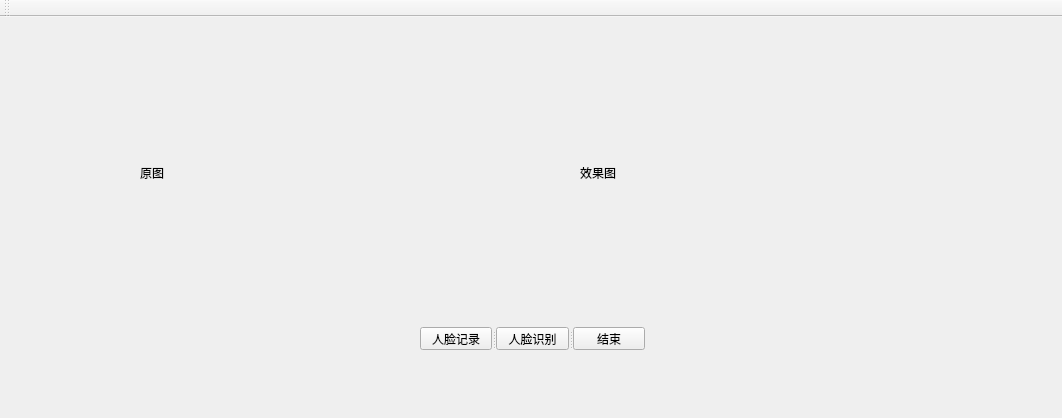
<?xml version="1.0" encoding="UTF-8"?>
<ui version="4.0">
 <class>testguiClass</class>
 <widget class="QMainWindow" name="testguiClass">
  <property name="geometry">
   <rect>
    <x>0</x>
    <y>0</y>
    <width>1062</width>
    <height>418</height>
   </rect>
  </property>
  <property name="windowTitle">
   <string>testgui</string>
  </property>
  <widget class="QWidget" name="centralWidget">
   <widget class="QLabel" name="pic_1">
    <property name="geometry">
     <rect>
      <x>140</x>
      <y>10</y>
      <width>361</width>
      <height>291</height>
     </rect>
    </property>
    <property name="text">
     <string>原图</string>
    </property>
   </widget>
   <widget class="QLabel" name="pic_2">
    <property name="geometry">
     <rect>
      <x>580</x>
      <y>10</y>
      <width>391</width>
      <height>291</height>
     </rect>
    </property>
    <property name="text">
     <string>效果图</string>
    </property>
   </widget>
   <widget class="QSplitter" name="splitter">
    <property name="geometry">
     <rect>
      <x>420</x>
      <y>310</y>
      <width>225</width>
      <height>23</height>
     </rect>
    </property>
    <property name="orientation">
     <enum>Qt::Horizontal</enum>
    </property>
    <widget class="QPushButton" name="Push_start">
     <property name="text">
      <string>人脸记录</string>
     </property>
    </widget>
    <widget class="QPushButton" name="Push_process">
     <property name="text">
      <string>人脸识别</string>
     </property>
    </widget>
    <widget class="QPushButton" name="Push_close">
     <property name="text">
      <string>结束</string>
     </property>
    </widget>
   </widget>
  </widget>
  <widget class="QMenuBar" name="menuBar">
   <property name="geometry">
    <rect>
     <x>0</x>
     <y>0</y>
     <width>1062</width>
     <height>26</height>
    </rect>
   </property>
  </widget>
  <widget class="QToolBar" name="mainToolBar">
   <attribute name="toolBarArea">
    <enum>TopToolBarArea</enum>
   </attribute>
   <attribute name="toolBarBreak">
    <bool>false</bool>
   </attribute>
  </widget>
 </widget>
 <layoutdefault spacing="6" margin="11"/>
 <resources>
  <include location="testgui.qrc"/>
 </resources>
 <connections>
  <connection>
   <sender>Push_close</sender>
   <signal>clicked()</signal>
   <receiver>testguiClass</receiver>
   <slot>close()</slot>
   <hints>
    <hint type="sourcelabel">
     <x>360</x>
     <y>346</y>
    </hint>
    <hint type="destinationlabel">
     <x>377</x>
     <y>294</y>
    </hint>
   </hints>
  </connection>
  <connection>
   <sender>Push_start</sender>
   <signal>clicked()</signal>
   <receiver>testguiClass</receiver>
   <slot>flag1()</slot>
   <hints>
    <hint type="sourcelabel">
     <x>199</x>
     <y>353</y>
    </hint>
    <hint type="destinationlabel">
     <x>136</x>
     <y>330</y>
    </hint>
   </hints>
  </connection>
  <connection>
   <sender>Push_process</sender>
   <signal>clicked()</signal>
   <receiver>testguiClass</receiver>
   <slot>flag2()</slot>
   <hints>
    <hint type="sourcelabel">
     <x>292</x>
     <y>353</y>
    </hint>
    <hint type="destinationlabel">
     <x>315</x>
     <y>245</y>
    </hint>
   </hints>
  </connection>
 </connections>
 <slots>
  <slot>slot1()</slot>
  <slot>start()</slot>
  <slot>peocess()</slot>
  <slot>flag1()</slot>
  <slot>flag2()</slot>
 </slots>
</ui>
